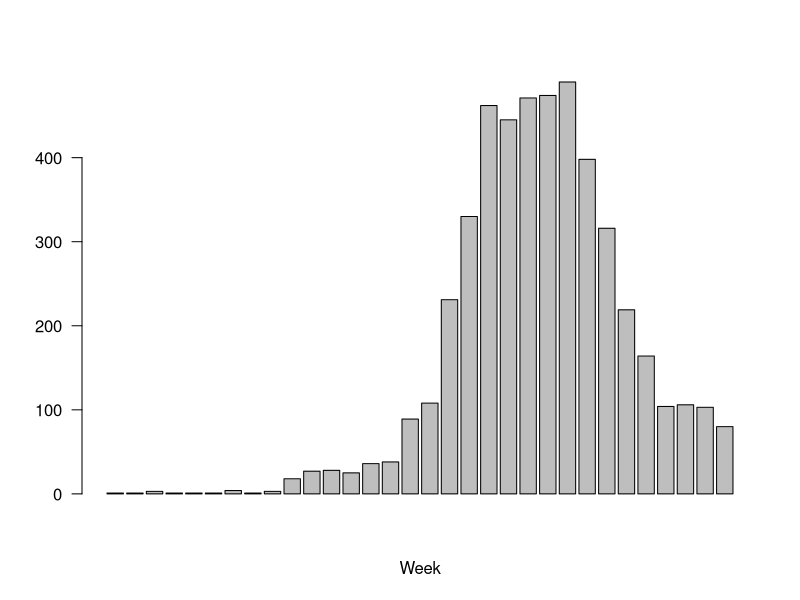
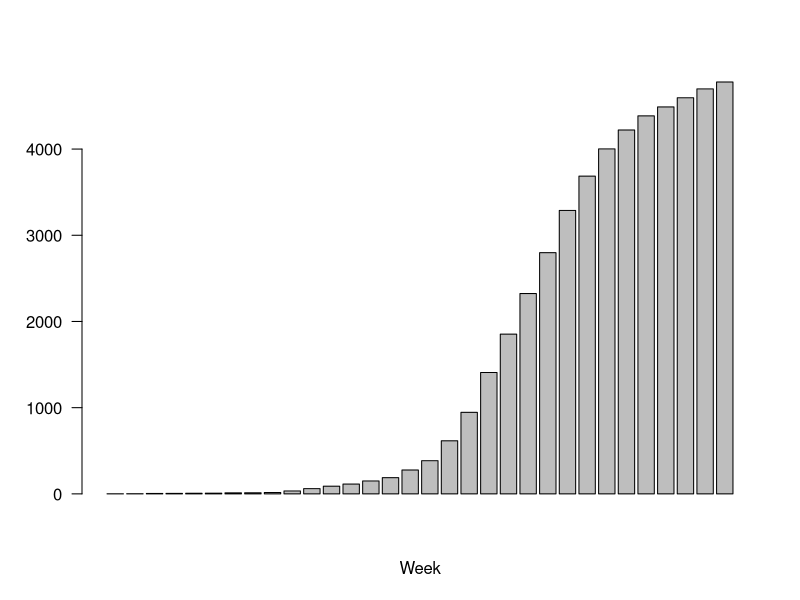

Recreate these plots in R, in order. (Note: this script raises an error after producing the figures.)


library(ggplot2)
library(scales) 
library(gridExtra)
library(reshape)

data.l <- read.csv("Liberia_new_case_byweek.csv", header=T, sep=";")
data.l.new <- data.l[!is.na(data.l$New_Cases),]
bp.l <- with(data.l.new, barplot(New_Cases, xlab="Week", las=2))
bp.l.c <- with(data.l.new, barplot(Cumulative_Cases, xlab="Week", las=2))
axis(1, at=bp.s, labels=data.s.new$Week)

# week 1-14
#data.g.1 <- data.g.new[1:12,]
#data.g.2 <- data.g.new[12:18,]
#data.g.3 <- data.g.new[14:24,]
#data.g.4 <- data.g.new[25:43,]

plot.l <- ggplot(data = data.l.new, aes(x=Week, y=New_Cases)) + geom_bar(stat="identity") 
# WHO estimated Serial Interval in Liberia at 13.1 days
si <- 13.1/7
data.l.new$R <- rep(0, 32)
for (k in 1:27) {
  data.l.t <- data.l.new[k:(k+5), ] # 6 week window
  glm.l.t <- glm(New_Cases ~ Week, family=poisson, data=data.l.t)
  #summary(glm.g.t) # check significance
  coeff <- coef(glm.l.t)
  l.r.t <- exp(si*coeff[2])
  #print(s.r.t)
  data.l.new$R[(k+5)] <- l.r.t[[1]]
}

data.l.plot <- melt(data.l.new, id=c("Week", "DisplayValue"))
data.l.plot.new <- data.l.plot[!data.l.plot$variable %in% c("Cumulative_Cases"),]
plot.l.r <- ggplot(data.l.plot.new, aes(Week, value)) + facet_grid(variable~.,  scales="free_y") 
plot.l.r1 <- plot.l.r + geom_bar(data=subset(data.l.plot.new, variable=="New_Cases"), aes(Week, value), stat="identity", fill="darkorange", color="gray89") 
plot.l.r2 <- plot.l.r1 + geom_line(data=subset(data.l.plot.new, variable=="R"), aes(Week, value), alpha=0.3, lwd=1) + geom_hline(data=subset(data.l.plot.new, variable=="R"),aes(yintercept=1), colour="firebrick")
#plot.g.r3 <- plot.g.r2 + geom_smooth(data=subset(data.g.plot, variable=="R"), aes(Week, value), color="gray20")
plot.l.r2 + theme_bw()


# if we look at new cases counts in recent few weeks, when there is a trend of decreasing
data.l.n <- data.l.new[20:32,]
glm.l.n <- glm(New_Cases ~ Week, family=poisson, data=data.l.n)
#coeff <- coef(glm.l.c)
# serial interval: 13.1 days
#l.r.c <- exp(si*coeff[2]) 
plot.l.n <- ggplot(data=data.l.n, aes(Week, New_Cases)) + geom_bar(stat="identity", fill="darkorange", color="gray89")
plot.l.n

# predict

newdata.l <- matrix(rep(NA, 3*20), nrow=20, ncol=3)
newdata.l <- cbind(47:66, newdata.l)
colnames(newdata.l) <- c("Week", "DisplayValue", "New_Cases", "Cumulative_Cases")
data.l.p <- rbind(data.l.n[, c("Week", "DisplayValue", "New_Cases", "Cumulative_Cases")], newdata.l)

fitted.l <- data.frame(data.l.p, predict(glm.l.n, newdata=data.l.p, se.fit=TRUE, type="response"))
fitted.l$ucl <- fitted.l$fit + 1.96 * fitted.l$se.fit
fitted.l$lcl <- fitted.l$fit - 1.96 * fitted.l$se.fit

plot.l.his <- ggplot(data=data.l, aes(Week, Cumulative_Cases)) + geom_point(shape=17)
plot.l.stquo <- plot.l.n + geom_line(data=fitted.l, aes(x=Week, y=fit), lwd=1.5, alpha=0.8) + geom_ribbon(aes(ymin = lcl, ymax = ucl), data=fitted.l, alpha=0.2)
plot.l.stquo + theme_bw()
